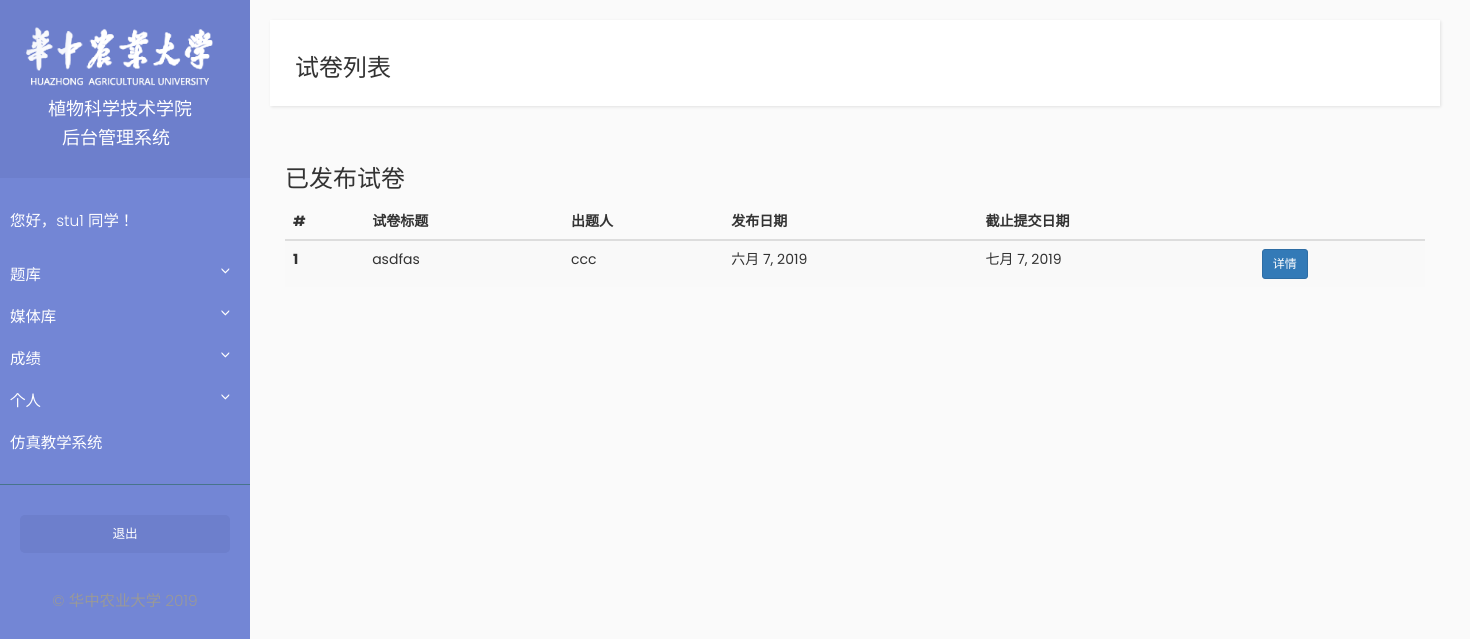
Page /student/paper_list/0 (signed in) on the committed database.
### Student/models.py (models this page shows, shortened)
class Student(models.Model):
    user = models.OneToOneField(User, on_delete=models.CASCADE)
    student_id = models.CharField(max_length=20)
    name = models.CharField(max_length=10)
    GENDER_CHOICE = [
        ('male', '男'),
        ('female', '女'),
    ]
    gender = models.CharField(max_length=6, choices=GENDER_CHOICE, default='male')
    grade_class = models.ForeignKey(GradeClass, on_delete=models.CASCADE)
    phone = models.CharField(max_length=20)
    paper_result = models.ManyToManyField(Paper, through='PaperResult')

### Examination/models.py (models this page shows, shortened)
class Paper(models.Model):
    title = models.CharField(max_length=1000)
    description = models.TextField()
    multiple_choice_question_total_score = models.FloatField(default=0)
    essay_question_total_score = models.FloatField(default=0)
    publish_date = models.DateField(auto_now=True)
    expire_date = models.DateField(default=date.today() + timedelta(days=30))  # default expire date is 30 days from now on
    is_published = models.BooleanField(default=False)
    paper_maker = models.ForeignKey(Teacher, on_delete=models.CASCADE, null=True)

### Teacher/models.py (models this page shows, shortened)
class Teacher(models.Model):
    user = models.OneToOneField(User, on_delete=models.CASCADE)
    name = models.CharField(max_length=10)
    phone = models.CharField(max_length=20)

### Student/views.py (the view)
# urls.py: path("paper_list", views.paper_list, name="paper_list"),
@login_required
def paper_list(request, showEssayComment):
    papers = Paper.objects.filter(is_published__exact=True)
    context = {'papers' : papers,
               'showEssayComment' : showEssayComment}
    return render(request, 'student/paper_list.html', context=context)

### Student/templates/student/paper_list.html (shortened to what this page needs)
{% extends "student/base.html" %}
{% block title_block %}
<h3>试卷列表</h3>
{% endblock %}
{% block navbar_block %}
 <div class="collapse navbar-collapse" id="bs-example-navbar-collapse-1">
</div>
{% endblock %}
{% block content_block%}
<div class="container">
    <h3>已发布试卷</h3>
    <table class="table table-striped">
        <thead>
            <tr>
                <th scope="col">#</th>
                <th scope="col">试卷标题</th>
                <th scope="col">出题人</th>
                <th scope="col">发布日期</th>
                <th scope="col">截止提交日期</th>
                <th scope="col"></th>
            </tr>
        </thead>
        <tbody>
            {% for paper in papers %}
            <tr>
                <th scope="row">{{ forloop.counter }}</th>
                <td>{{ paper.title }}</td>
                <td>{{ paper.paper_maker.name }}</td>
                <td>{{ paper.publish_date|date }}</td>
                <td>{{ paper.expire_date|date }}</td>
                {% if showEssayComment == 0 %}
                <td><a href="{% url 'student:paper_info' paper.pk %}" class="btn btn-primary btn-sm">详情</a></td>
                {% else %}
                    {% if paper.essay_question_set.all|length != 0%}
                        <td><a href="{% url 'student:essay_comment_pick' paper.pk %}" class="btn btn-primary btn-sm">问答题互评</a></td>
                    {% else %}
                        <td><a href="">该试卷无问答题</a></td>
                    {% endif %}
                {% endif %}
            </tr>
            {% endfor %}
        </tbody>
    </table>
</div>
{% endblock %}

### Student/templates/student/base.html (shortened to what this page needs)
<!DOCTYPE html>
{% load static %}
<html>
    <head>
        <link rel="stylesheet" href="https://maxcdn.bootstrapcdn.com/bootstrap/3.3.7/css/bootstrap.min.css">
        <link rel="stylesheet" href="{% static 'basic/css/sidebar.css' %}">
        <link rel="stylesheet" href="{% static 'basic/css/hover.css' %}">
    </head>
    <body>
    <div class="wrapper">
        <nav id="sidebar">
            <div class="sidebar-header">
                <img src="{% static 'basic/image/title_logo.png' %}"  width="200" alt="logo">
                <h4>&nbsp;&nbsp;&nbsp;&nbsp;&nbsp;&nbsp;植物科学技术学院</h4>
                <h4>&nbsp;&nbsp;&nbsp;&nbsp;&nbsp;&nbsp;&nbsp;&nbsp;&nbsp;后台管理系统</h4>
            </div>
            <ul class="list-unstyled components">
                <p>您好，{{ user.student.name }} 同学！</p>
                <li class="">
                    <a href="#ExaminationSubmenu" data-toggle="collapse" aria-expanded="false">题库</a>
                </li>
                <li>
                    <a href="#VideoSubmenu" data-toggle="collapse" aria-expanded="false">媒体库</a>
                </li>
                <li>
                    <a href="#ScoreSubmenu" data-toggle="collapse" aria-expanded="false">成绩</a>
                </li>
                <li>
                    <a href="#PersonSubmenu" data-toggle="collapse" aria-expanded="false">个人</a>
                </li>
                <li>
                    <a href="http://47.111.185.160/insect/unity_index.html">仿真教学系统</a>
                </li>
            </ul>
            <ul class="list-unstyled CTAs">
                <li><a href="{% url 'student:logout' %}" class="article">退出</a></li>
            </ul>
            <p class="mt-5 mb-3 text-center text-white">&copy; 华中农业大学 2019</p>
        </nav>
        <div id="content">
            <nav class="navbar navbar-default">
                <div class="container-fluid">
                    <div class="navbar-header">
                    {% block title_block %}
                    {% endblock %}
                    </div>
                    {% block navbar_block %}
                    {% endblock %}
                </div>
            </nav>
            {% block content_block%}
            {% endblock %}
        </div>
    </div>
    </body>
</html>

### Basic/static/basic/css/sidebar.css (style rules this page uses)
body { font-family: 'Poppins', sans-serif; background: #fafafa; }
p { font-family: 'Poppins', sans-serif; font-size: 1.1em; font-weight: 300; line-height: 1.7em; color: #999; }
a, a:hover, a:focus { color: inherit; text-decoration: none; transition: all 0.3s; }
.navbar { padding: 15px 10px; background: #fff; border: none; border-radius: 0; margin-bottom: 40px; box-shadow: 1px 1px 3px rgba(0, 0, 0, 0.1); }
.wrapper { display: flex; align-items: stretch; perspective: 1500px; }
#sidebar { min-width: 250px; max-width: 250px; background: #7386D5; color: #fff; transition: all 0.6s cubic-bezier(0.945, 0.020, 0.270, 0.665); transform-origin: bottom left; }
#sidebar .sidebar-header { padding: 20px; background: #6d7fcc; }
#sidebar ul.components { padding: 20px 0; border-bottom: 1px solid #47748b; }
#sidebar ul p { color: #fff; padding: 10px; }
#sidebar ul li a { padding: 10px; font-size: 1.1em; display: block; }
a[data-toggle="collapse"] { position: relative; }
a[aria-expanded="false"]::before, a[aria-expanded="true"]::before { content: '\e259'; display: block; position: absolute; right: 20px; font-family: 'Glyphicons Halflings'; font-size: 0.6em; }
ul.CTAs { padding: 20px; }
ul.CTAs a { text-align: center; font-size: 0.9em !important; display: block; border-radius: 5px; margin-bottom: 5px; }
a.article, a.article:hover { background: #6d7fcc !important; color: #fff !important; }
#content { padding: 20px; min-height: 100vh; transition: all 0.3s; }

### rows in the picture
Paper: title "asdfas", paper_maker.name "ccc", publish_date "六月 7, 2019", expire_date "七月 7, 2019"

### other values in the picture
{{ user.student.name }} "stu1"
